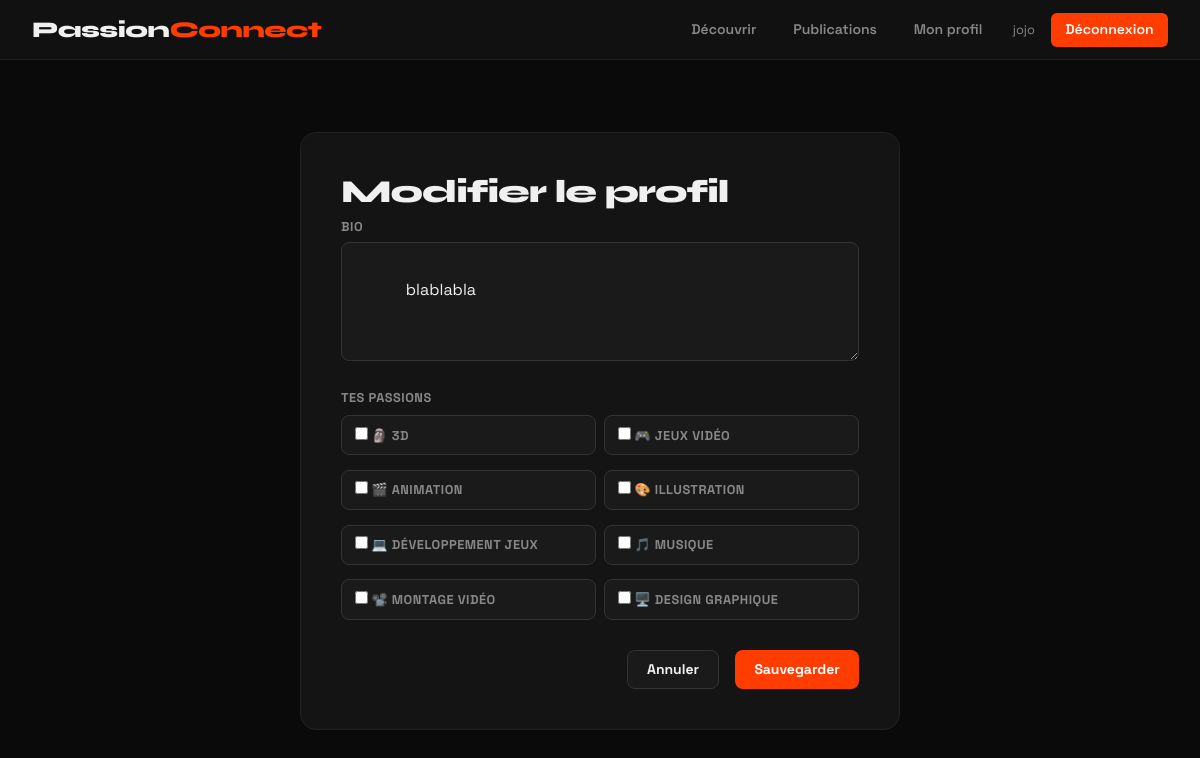
Screenshot of /profil/modifier (signed in) with the database file from the repository.
### tables this page shows
CREATE TABLE user(
            id INTEGER PRIMARY KEY AUTOINCREMENT,
            username TEXT NOT NULL UNIQUE,
            email TEXT NOT NULL UNIQUE,
            password TEXT NOT NULL,
            bio TEXT,
            photo TEXT,
            created_at TIMESTAMP DEFAULT CURRENT_TIMESTAMP           
        );

CREATE TABLE passion (
            id INTEGER PRIMARY KEY AUTOINCREMENT,
            nom TEXT NOT NULL UNIQUE,
            icone TEXT
        );

### app/profil/routes.py (the view, shortened to what this page needs)
@profil.route('/profil/modifier', methods=['GET','POST'])
@login_required
def modifier_profil():
    db = get_db()
    cursor =db.cursor()
    toutes_passions = cursor.execute('SELECT * FROM passion').fetchall()
    print("Passions trouvées :", len(toutes_passions))
    db.close()
    return render_template('modifier_profil.html', toutes_passions = toutes_passions)

### app/__init__.py (called while the page is built)
def create_app():
    app = Flask(__name__)
    app.config.from_object(Config)
    login_manager.init_app(app)
    bcrypt.init_app(app)
    login_manager.login_view = 'auth.connexion'
    login_manager.login_message = 'Connecte-toi pour accéder à cette page.'
    from app.auth.routes import auth
    app.register_blueprint(auth)
    from app.profil.routes import profil
    app.register_blueprint(profil)
    from app.decouverte.routes import decouverte
    app.register_blueprint(decouverte)
    from app.publication.routes import publication
    app.register_blueprint(publication)
    @login_manager.user_loader
    def load_user(user_id):
        from app.models import User
        return User.get_by_id(int(user_id))
    return app

### app/models.py (called while the page is built)
    @staticmethod
    def get_by_id(user_id):
        db = get_db()
        cursor = db.cursor()
        user = cursor.execute(
            'SELECT * FROM user WHERE id = ?', (user_id,)
        ).fetchone()
        db.close()
        if user:
            return User(user['id'], user['username'], user['email'], user['bio'])
        return None

### database.py (called while the page is built)
def get_db():
    db = sqlite3.connect('passionconnect.db') #retoune des dictionnaires au lieu des tuples
    db.row_factory = sqlite3.Row
    return db

### app/templates/modifier_profil.html
{% extends 'base.html' %}
{% block contenu %}
<div class="auth-container">
    <div class="auth-card" style="max-width: 600px;">
        <h1>Modifier le profil</h1>
        <form method="POST">
            <div class="form-group">
                <label>Bio</label>
                <textarea name="bio" rows="4" placeholder="Parle de toi...">{{ current_user.bio or '' }}</textarea>
            </div>
            <div class="form-group">
                <label>Tes passions</label>
                <div class="passions-checkboxes">
                    {% for passion in toutes_passions %}
                        <label class="checkbox-passion">
                            <input type="checkbox" name="passions" value="{{ passion.id }}">
                            <span>{{ passion.icone }} {{ passion.nom }}</span>
                        </label>
                    {% endfor %}
                </div>
            </div>
            <div class="form-actions">
                <a href="/profil" class="btn-gris">Annuler</a>
                <button type="submit" class="btn-rouge">Sauvegarder</button>
            </div>
        </form>
    </div>
</div>
{% endblock %}

### app/templates/base.html (shortened to what this page needs)
<!DOCTYPE html>
<html lang="fr">
<head>
    <link href="https://cdn.jsdelivr.net/npm/bootstrap@5.3.0/dist/css/bootstrap.min.css" rel="stylesheet">
    <link rel="stylesheet" href="/static/style.css">
</head>
<body>
    <nav class="navbar-pc">
        <a class="navbar-brand-pc" href="/">Passion<span>Connect</span></a>
        <div class="nav-links">
            {% if current_user.is_authenticated %}
                <a href="/decouverte">Découvrir</a>
                <a href="/publication">Publications</a>
                <a href="/profil">Mon profil</a>
                <span class="nav-greeting">{{ current_user.username }}</span>
                <a href="/deconnexion" class="btn-rouge">Déconnexion</a>
            {% else %}
                <a href="/connexion" class="btn-gris">Connexion</a>
                <a href="/inscription" class="btn-rouge">Inscription</a>
            {% endif %}
        </div>
    </nav>
    <div class="main-content">
        {% block contenu %}{% endblock %}
    </div>
</body>
</html>

### app/static/style.css (style rules this page uses)
:root { --accent: #FF3D00; --accent2: #7C4DFF; --accent3: #00BFA5; --dark: #0A0A0A; --card-bg: #141414; --text: #F0F0F0; --muted: #888; }
* { box-sizing: border-box; margin: 0; padding: 0; }
body { background-color: var(--dark); color: var(--text); font-family: 'Space Grotesk', sans-serif; min-height: 100vh; }
a { color: var(--text); text-decoration: none; }
h1, h2, h3 { font-family: 'Syne', sans-serif; }
h1 { font-weight: 800; font-size: 2rem; letter-spacing: -1px; margin-bottom: 1.5rem; }
.navbar-pc { background: #111; border-bottom: 1px solid #222; padding: 0.8rem 2rem; display: flex; align-items: center; justify-content: space-between; position: sticky; top: 0; z-index: 100; }
.navbar-brand-pc { font-family: 'Syne', sans-serif; font-size: 1.4rem; font-weight: 800; color: var(--text); text-decoration: none; letter-spacing: -0.5px; }
.navbar-brand-pc span { color: var(--accent); }
.nav-links { display: flex; align-items: center; gap: 0.5rem; }
.nav-links a { color: var(--muted); font-size: 0.875rem; font-weight: 600; padding: 0.4rem 0.9rem; border-radius: 6px; transition: all 0.2s; }
.nav-greeting { color: var(--muted); font-size: 0.8rem; padding: 0 0.5rem; }
.main-content { max-width: 1200px; margin: 0 auto; padding: 2.5rem 1.5rem; }
.btn-rouge { background: var(--accent); color: white !important; padding: 0.5rem 1.2rem; border-radius: 8px; font-weight: 700; font-size: 0.875rem; border: none; transition: background 0.2s; cursor: pointer; display: inline-block; }
.btn-gris { background: #1a1a1a; color: var(--text) !important; padding: 0.5rem 1.2rem; border-radius: 8px; font-weight: 700; font-size: 0.875rem; border: 1px solid #333; transition: all 0.2s; cursor: pointer; display: inline-block; }
input, textarea, select { background: #1a1a1a !important; border: 1px solid #333 !important; color: var(--text) !important; border-radius: 8px !important; }
.form-group { margin-bottom: 1.25rem; }
.form-group label { display: block; font-size: 0.8rem; font-weight: 700; color: var(--muted); text-transform: uppercase; letter-spacing: 0.5px; margin-bottom: 0.4rem; }
.form-group input, .form-group textarea { width: 100%; padding: 0.65rem 0.9rem; }
.form-group textarea { resize: vertical; }
.form-actions { display: flex; gap: 1rem; justify-content: flex-end; margin-top: 1.5rem; }
.auth-container { display: flex; justify-content: center; padding: 2rem 0; }
.auth-card { background: var(--card-bg); border: 1px solid #222; border-radius: 16px; padding: 2.5rem; width: 100%; max-width: 460px; }
.auth-card h1 { margin-bottom: 0.3rem; }
.passions-checkboxes { display: grid; grid-template-columns: repeat(2, 1fr); gap: 0.5rem; margin-top: 0.5rem; }
.checkbox-passion { display: flex; align-items: center; gap: 0.5rem; background: #1a1a1a; border: 1px solid #333; border-radius: 8px; padding: 0.6rem 0.8rem; font-size: 0.875rem; cursor: pointer; transition: all 0.2s; }
.checkbox-passion input[type="checkbox"] { width: auto !important; margin: 0; flex-shrink: 0; cursor: pointer; }

### rows the page displays
user: username "jojo", bio "blablabla"
passion: icone "🗿", nom "3D"
passion: icone "🎮", nom "JEUX VIDÉO"
passion: icone "🎬", nom "ANIMATION"
passion: icone "🎨", nom "ILLUSTRATION"
passion: icone "💻", nom "DÉVELOPPEMENT JEUX"
passion: icone "🎵", nom "MUSIQUE"
passion: icone "📽️", nom "MONTAGE VIDÉO"
passion: icone "🖥️", nom "DESIGN GRAPHIQUE"
